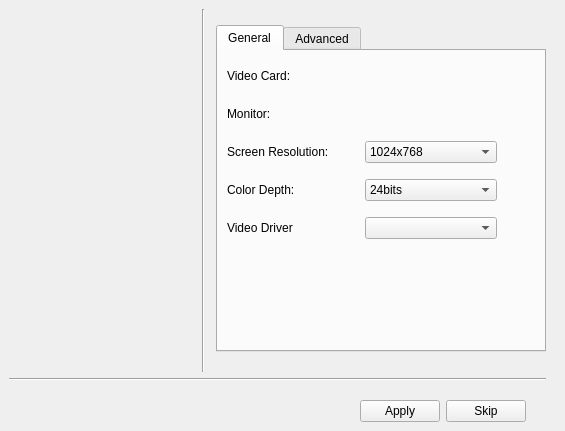
<?xml version="1.0" encoding="UTF-8"?>
<ui version="4.0">
 <class>XGUI</class>
 <widget class="QMainWindow" name="XGUI">
  <property name="geometry">
   <rect>
    <x>0</x>
    <y>0</y>
    <width>565</width>
    <height>431</height>
   </rect>
  </property>
  <property name="sizePolicy">
   <sizepolicy hsizetype="Minimum" vsizetype="Minimum">
    <horstretch>0</horstretch>
    <verstretch>0</verstretch>
   </sizepolicy>
  </property>
  <property name="contextMenuPolicy">
   <enum>Qt::DefaultContextMenu</enum>
  </property>
  <property name="windowTitle">
   <string>Display Settings</string>
  </property>
  <property name="windowIcon">
   <iconset resource="XGUI.qrc">
    <normaloff>:/video-display.png</normaloff>:/video-display.png</iconset>
  </property>
  <widget class="QWidget" name="centralwidget">
   <layout class="QGridLayout" name="gridLayout_4">
    <item row="0" column="0">
     <layout class="QGridLayout" name="gridLayout">
      <item row="0" column="0">
       <widget class="QLabel" name="pixmapLabel1">
        <property name="sizePolicy">
         <sizepolicy hsizetype="Preferred" vsizetype="Preferred">
          <horstretch>0</horstretch>
          <verstretch>0</verstretch>
         </sizepolicy>
        </property>
        <property name="frameShape">
         <enum>QFrame::NoFrame</enum>
        </property>
        <property name="frameShadow">
         <enum>QFrame::Plain</enum>
        </property>
        <property name="pixmap">
         <pixmap resource="XGUI.qrc">:/monitor.png</pixmap>
        </property>
        <property name="scaledContents">
         <bool>true</bool>
        </property>
        <property name="alignment">
         <set>Qt::AlignTop</set>
        </property>
        <property name="wordWrap">
         <bool>false</bool>
        </property>
       </widget>
      </item>
      <item row="0" column="1">
       <widget class="Line" name="line2">
        <property name="frameShape">
         <enum>QFrame::VLine</enum>
        </property>
        <property name="frameShadow">
         <enum>QFrame::Sunken</enum>
        </property>
       </widget>
      </item>
      <item row="0" column="2">
       <spacer name="horizontalSpacer">
        <property name="orientation">
         <enum>Qt::Horizontal</enum>
        </property>
        <property name="sizeType">
         <enum>QSizePolicy::Fixed</enum>
        </property>
        <property name="sizeHint" stdset="0">
         <size>
          <width>5</width>
          <height>20</height>
         </size>
        </property>
       </spacer>
      </item>
     </layout>
    </item>
    <item row="0" column="1">
     <layout class="QGridLayout" name="gridLayout_3">
      <item row="0" column="0">
       <spacer name="spacer11">
        <property name="orientation">
         <enum>Qt::Vertical</enum>
        </property>
        <property name="sizeType">
         <enum>QSizePolicy::Fixed</enum>
        </property>
        <property name="sizeHint" stdset="0">
         <size>
          <width>330</width>
          <height>16</height>
         </size>
        </property>
       </spacer>
      </item>
      <item row="1" column="0">
       <widget class="QTabWidget" name="tabWidget">
        <property name="sizePolicy">
         <sizepolicy hsizetype="Preferred" vsizetype="Minimum">
          <horstretch>0</horstretch>
          <verstretch>0</verstretch>
         </sizepolicy>
        </property>
        <property name="currentIndex">
         <number>0</number>
        </property>
        <widget class="QWidget" name="tab_2">
         <attribute name="title">
          <string>General</string>
         </attribute>
         <layout class="QGridLayout" name="gridLayout_5">
          <item row="0" column="0">
           <layout class="QHBoxLayout" name="horizontalLayout_4">
            <item>
             <widget class="QLabel" name="label_5">
              <property name="text">
               <string>Video Card:</string>
              </property>
             </widget>
            </item>
            <item>
             <widget class="QLabel" name="labelVideoCard">
              <property name="text">
               <string/>
              </property>
             </widget>
            </item>
            <item>
             <widget class="QLabel" name="pixmapLabel1_6">
              <property name="minimumSize">
               <size>
                <width>32</width>
                <height>32</height>
               </size>
              </property>
              <property name="maximumSize">
               <size>
                <width>32</width>
                <height>32</height>
               </size>
              </property>
              <property name="pixmap">
               <pixmap resource="XGUI.qrc">:/kcontrol.png</pixmap>
              </property>
              <property name="scaledContents">
               <bool>true</bool>
              </property>
              <property name="wordWrap">
               <bool>false</bool>
              </property>
             </widget>
            </item>
           </layout>
          </item>
          <item row="1" column="0">
           <layout class="QHBoxLayout" name="horizontalLayout_5">
            <item>
             <widget class="QLabel" name="label_6">
              <property name="text">
               <string>Monitor:</string>
              </property>
             </widget>
            </item>
            <item>
             <widget class="QLabel" name="labelMonitor">
              <property name="text">
               <string/>
              </property>
             </widget>
            </item>
            <item>
             <widget class="QLabel" name="pixmapLabel1_7">
              <property name="minimumSize">
               <size>
                <width>32</width>
                <height>32</height>
               </size>
              </property>
              <property name="maximumSize">
               <size>
                <width>32</width>
                <height>32</height>
               </size>
              </property>
              <property name="pixmap">
               <pixmap resource="XGUI.qrc">:/video-display.png</pixmap>
              </property>
              <property name="scaledContents">
               <bool>true</bool>
              </property>
              <property name="wordWrap">
               <bool>false</bool>
              </property>
             </widget>
            </item>
           </layout>
          </item>
          <item row="2" column="0">
           <layout class="QHBoxLayout" name="_9">
            <item>
             <widget class="QLabel" name="textLabel1_5">
              <property name="text">
               <string>Screen Resolution:</string>
              </property>
              <property name="wordWrap">
               <bool>false</bool>
              </property>
             </widget>
            </item>
            <item>
             <widget class="QComboBox" name="comboResolution">
              <item>
               <property name="text">
                <string>1024x768</string>
               </property>
              </item>
             </widget>
            </item>
            <item>
             <widget class="QLabel" name="pixmapLabel1_3">
              <property name="minimumSize">
               <size>
                <width>32</width>
                <height>32</height>
               </size>
              </property>
              <property name="maximumSize">
               <size>
                <width>32</width>
                <height>32</height>
               </size>
              </property>
              <property name="pixmap">
               <pixmap resource="XGUI.qrc">:/randr.png</pixmap>
              </property>
              <property name="scaledContents">
               <bool>true</bool>
              </property>
              <property name="wordWrap">
               <bool>false</bool>
              </property>
             </widget>
            </item>
           </layout>
          </item>
          <item row="3" column="0">
           <layout class="QHBoxLayout" name="_10">
            <item>
             <widget class="QLabel" name="textLabel1_6">
              <property name="text">
               <string>Color Depth:</string>
              </property>
              <property name="wordWrap">
               <bool>false</bool>
              </property>
             </widget>
            </item>
            <item>
             <widget class="QComboBox" name="comboDepth">
              <item>
               <property name="text">
                <string>24bits</string>
               </property>
              </item>
             </widget>
            </item>
            <item>
             <widget class="QLabel" name="pixmapLabel1_2_4">
              <property name="minimumSize">
               <size>
                <width>32</width>
                <height>32</height>
               </size>
              </property>
              <property name="maximumSize">
               <size>
                <width>32</width>
                <height>32</height>
               </size>
              </property>
              <property name="pixmap">
               <pixmap resource="XGUI.qrc">:/colors.png</pixmap>
              </property>
              <property name="scaledContents">
               <bool>true</bool>
              </property>
              <property name="wordWrap">
               <bool>false</bool>
              </property>
             </widget>
            </item>
           </layout>
          </item>
          <item row="4" column="0">
           <layout class="QHBoxLayout" name="_11">
            <item>
             <widget class="QLabel" name="textLabel1_7">
              <property name="text">
               <string>Video Driver</string>
              </property>
              <property name="wordWrap">
               <bool>false</bool>
              </property>
             </widget>
            </item>
            <item>
             <widget class="QComboBox" name="comboDriver"/>
            </item>
            <item>
             <widget class="QLabel" name="pixmapLabel1_2_7">
              <property name="minimumSize">
               <size>
                <width>32</width>
                <height>32</height>
               </size>
              </property>
              <property name="maximumSize">
               <size>
                <width>32</width>
                <height>32</height>
               </size>
              </property>
              <property name="pixmap">
               <pixmap resource="XGUI.qrc">:/kcontrol.png</pixmap>
              </property>
              <property name="scaledContents">
               <bool>true</bool>
              </property>
              <property name="wordWrap">
               <bool>false</bool>
              </property>
             </widget>
            </item>
           </layout>
          </item>
          <item row="6" column="0">
           <spacer name="spacer2_2">
            <property name="orientation">
             <enum>Qt::Vertical</enum>
            </property>
            <property name="sizeType">
             <enum>QSizePolicy::Preferred</enum>
            </property>
            <property name="sizeHint" stdset="0">
             <size>
              <width>20</width>
              <height>16</height>
             </size>
            </property>
           </spacer>
          </item>
          <item row="5" column="0">
           <widget class="QLabel" name="labelRecDriver">
            <property name="text">
             <string/>
            </property>
            <property name="alignment">
             <set>Qt::AlignCenter</set>
            </property>
            <property name="wordWrap">
             <bool>true</bool>
            </property>
           </widget>
          </item>
         </layout>
        </widget>
        <widget class="QWidget" name="TabPage_2">
         <attribute name="title">
          <string>Advanced</string>
         </attribute>
         <layout class="QGridLayout" name="gridLayout_6">
          <item row="0" column="0">
           <widget class="QCheckBox" name="checkMonitorSync">
            <property name="text">
             <string>Monitor Settings</string>
            </property>
           </widget>
          </item>
          <item row="2" column="0">
           <widget class="QCheckBox" name="checkDualHead">
            <property name="text">
             <string>Enable Dual-Head support</string>
            </property>
           </widget>
          </item>
          <item row="3" column="0">
           <widget class="QGroupBox" name="groupDualHead">
            <property name="title">
             <string/>
            </property>
            <layout class="QGridLayout" name="gridLayout_2">
             <item row="0" column="0">
              <layout class="QHBoxLayout" name="horizontalLayout_6">
               <item>
                <widget class="QLabel" name="label_7">
                 <property name="text">
                  <string>Monitor Resolution:</string>
                 </property>
                </widget>
               </item>
               <item>
                <widget class="QComboBox" name="comboDualRes"/>
               </item>
              </layout>
             </item>
            </layout>
           </widget>
          </item>
          <item row="4" column="0">
           <widget class="QLabel" name="label_8">
            <property name="text">
             <string>Dual-Head support is designed for systems with one video card and two monitors. Other setups may be achieved by editing /etc/X11/xorg.conf</string>
            </property>
            <property name="wordWrap">
             <bool>true</bool>
            </property>
           </widget>
          </item>
          <item row="1" column="0">
           <widget class="QGroupBox" name="groupMonitor">
            <property name="title">
             <string/>
            </property>
            <layout class="QGridLayout" name="gridLayout_8">
             <item row="0" column="0">
              <layout class="QHBoxLayout" name="_13">
               <item>
                <widget class="QLabel" name="textLabel1_8">
                 <property name="sizePolicy">
                  <sizepolicy hsizetype="Expanding" vsizetype="Preferred">
                   <horstretch>0</horstretch>
                   <verstretch>0</verstretch>
                  </sizepolicy>
                 </property>
                 <property name="text">
                  <string>Horizontal Sync:</string>
                 </property>
                 <property name="wordWrap">
                  <bool>false</bool>
                 </property>
                </widget>
               </item>
               <item>
                <widget class="QLineEdit" name="lineHorz">
                 <property name="text">
                  <string>28.0-78.0</string>
                 </property>
                 <property name="alignment">
                  <set>Qt::AlignHCenter</set>
                 </property>
                </widget>
               </item>
               <item>
                <widget class="QLabel" name="pixmapLabel1_2_8">
                 <property name="minimumSize">
                  <size>
                   <width>32</width>
                   <height>32</height>
                  </size>
                 </property>
                 <property name="maximumSize">
                  <size>
                   <width>32</width>
                   <height>32</height>
                  </size>
                 </property>
                 <property name="pixmap">
                  <pixmap resource="XGUI.qrc">:/smserver.png</pixmap>
                 </property>
                 <property name="scaledContents">
                  <bool>true</bool>
                 </property>
                 <property name="wordWrap">
                  <bool>false</bool>
                 </property>
                </widget>
               </item>
              </layout>
             </item>
             <item row="1" column="0">
              <layout class="QHBoxLayout" name="_14">
               <item>
                <widget class="QLabel" name="textLabel1_4_3">
                 <property name="sizePolicy">
                  <sizepolicy hsizetype="Expanding" vsizetype="Preferred">
                   <horstretch>0</horstretch>
                   <verstretch>0</verstretch>
                  </sizepolicy>
                 </property>
                 <property name="text">
                  <string>Vertical Refresh:</string>
                 </property>
                 <property name="wordWrap">
                  <bool>false</bool>
                 </property>
                </widget>
               </item>
               <item>
                <widget class="QLineEdit" name="lineVertRefresh">
                 <property name="text">
                  <string>50.0-76.0</string>
                 </property>
                 <property name="alignment">
                  <set>Qt::AlignHCenter</set>
                 </property>
                </widget>
               </item>
               <item>
                <widget class="QLabel" name="pixmapLabel1_2_6_3">
                 <property name="minimumSize">
                  <size>
                   <width>32</width>
                   <height>32</height>
                  </size>
                 </property>
                 <property name="maximumSize">
                  <size>
                   <width>32</width>
                   <height>32</height>
                  </size>
                 </property>
                 <property name="pixmap">
                  <pixmap resource="XGUI.qrc">:/smserver.png</pixmap>
                 </property>
                 <property name="scaledContents">
                  <bool>true</bool>
                 </property>
                 <property name="wordWrap">
                  <bool>false</bool>
                 </property>
                </widget>
               </item>
              </layout>
             </item>
            </layout>
           </widget>
          </item>
         </layout>
        </widget>
       </widget>
      </item>
      <item row="2" column="0">
       <spacer name="spacer12">
        <property name="orientation">
         <enum>Qt::Vertical</enum>
        </property>
        <property name="sizeType">
         <enum>QSizePolicy::Preferred</enum>
        </property>
        <property name="sizeHint" stdset="0">
         <size>
          <width>327</width>
          <height>20</height>
         </size>
        </property>
       </spacer>
      </item>
     </layout>
    </item>
    <item row="0" column="2">
     <spacer name="horizontalSpacer_2">
      <property name="orientation">
       <enum>Qt::Horizontal</enum>
      </property>
      <property name="sizeType">
       <enum>QSizePolicy::Fixed</enum>
      </property>
      <property name="sizeHint" stdset="0">
       <size>
        <width>10</width>
        <height>20</height>
       </size>
      </property>
     </spacer>
    </item>
    <item row="1" column="0" colspan="2">
     <widget class="Line" name="line1">
      <property name="frameShape">
       <enum>QFrame::HLine</enum>
      </property>
      <property name="frameShadow">
       <enum>QFrame::Sunken</enum>
      </property>
     </widget>
    </item>
    <item row="2" column="0" colspan="2">
     <spacer name="spacer5_2">
      <property name="orientation">
       <enum>Qt::Vertical</enum>
      </property>
      <property name="sizeType">
       <enum>QSizePolicy::Preferred</enum>
      </property>
      <property name="sizeHint" stdset="0">
       <size>
        <width>530</width>
        <height>13</height>
       </size>
      </property>
     </spacer>
    </item>
    <item row="3" column="0" colspan="2">
     <layout class="QHBoxLayout" name="_8">
      <property name="margin">
       <number>0</number>
      </property>
      <item>
       <spacer name="spacer1_2">
        <property name="orientation">
         <enum>Qt::Horizontal</enum>
        </property>
        <property name="sizeType">
         <enum>QSizePolicy::MinimumExpanding</enum>
        </property>
        <property name="sizeHint" stdset="0">
         <size>
          <width>311</width>
          <height>21</height>
         </size>
        </property>
       </spacer>
      </item>
      <item>
       <widget class="QPushButton" name="pushApply">
        <property name="sizePolicy">
         <sizepolicy hsizetype="Minimum" vsizetype="Fixed">
          <horstretch>0</horstretch>
          <verstretch>0</verstretch>
         </sizepolicy>
        </property>
        <property name="text">
         <string>Apply</string>
        </property>
       </widget>
      </item>
      <item>
       <widget class="QPushButton" name="pushClose">
        <property name="text">
         <string>Skip</string>
        </property>
       </widget>
      </item>
      <item>
       <spacer name="spacer4_2">
        <property name="orientation">
         <enum>Qt::Horizontal</enum>
        </property>
        <property name="sizeType">
         <enum>QSizePolicy::Fixed</enum>
        </property>
        <property name="sizeHint" stdset="0">
         <size>
          <width>20</width>
          <height>21</height>
         </size>
        </property>
       </spacer>
      </item>
     </layout>
    </item>
   </layout>
  </widget>
 </widget>
 <resources>
  <include location="XGUI.qrc"/>
 </resources>
 <connections/>
</ui>
